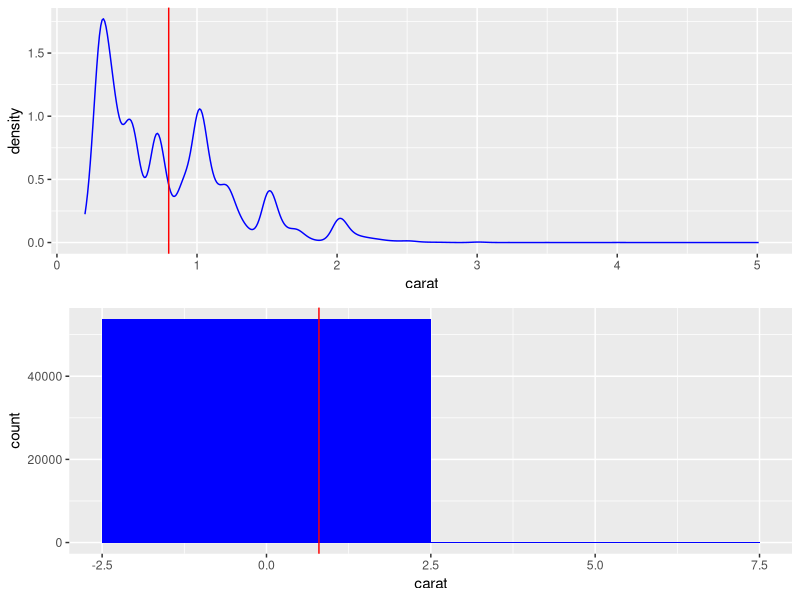
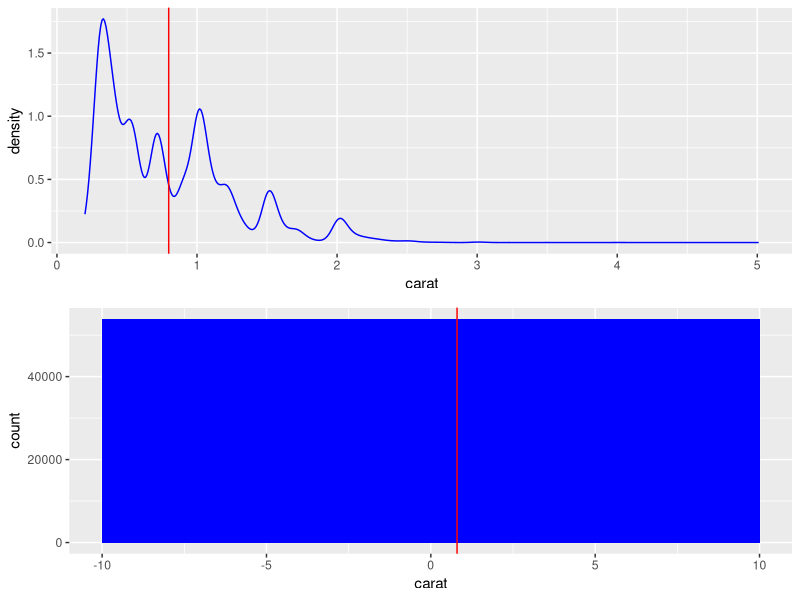
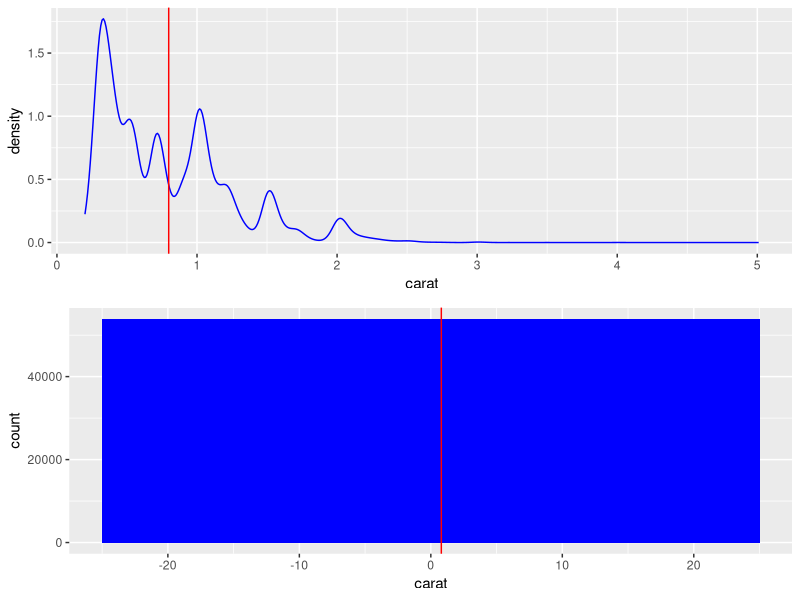
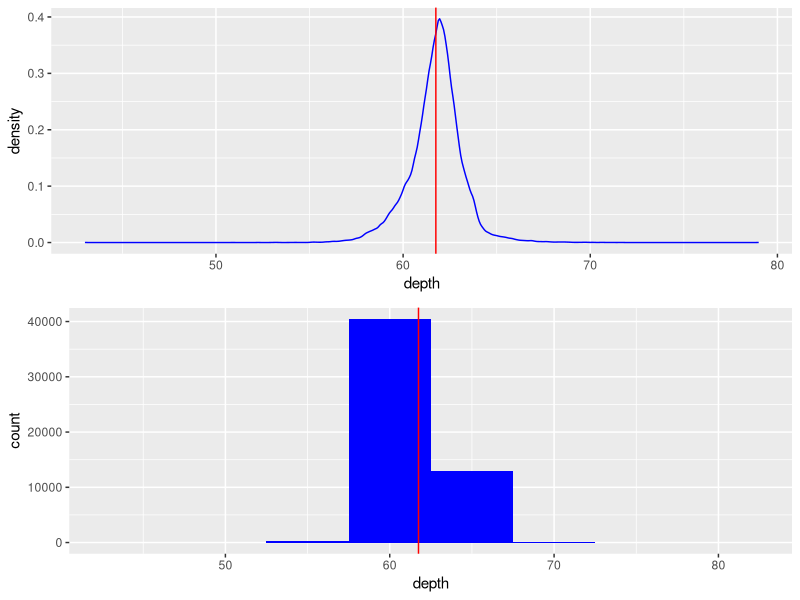
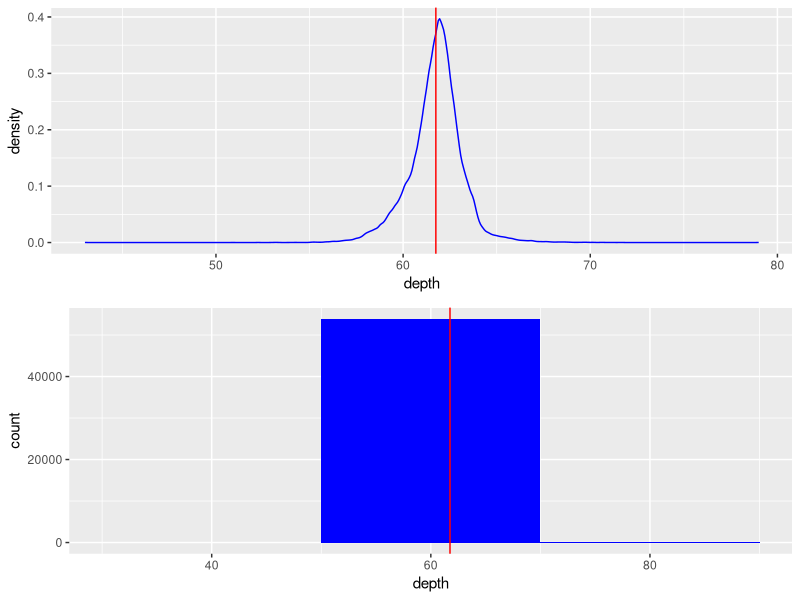
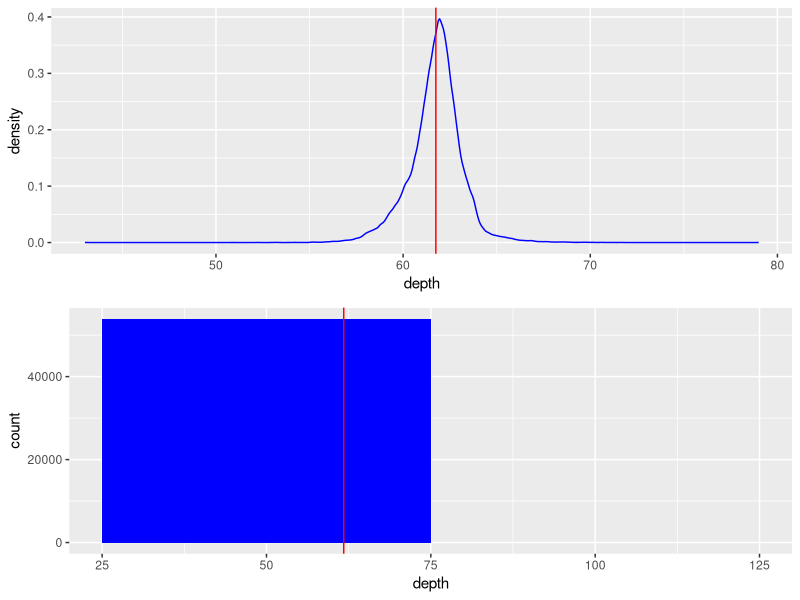
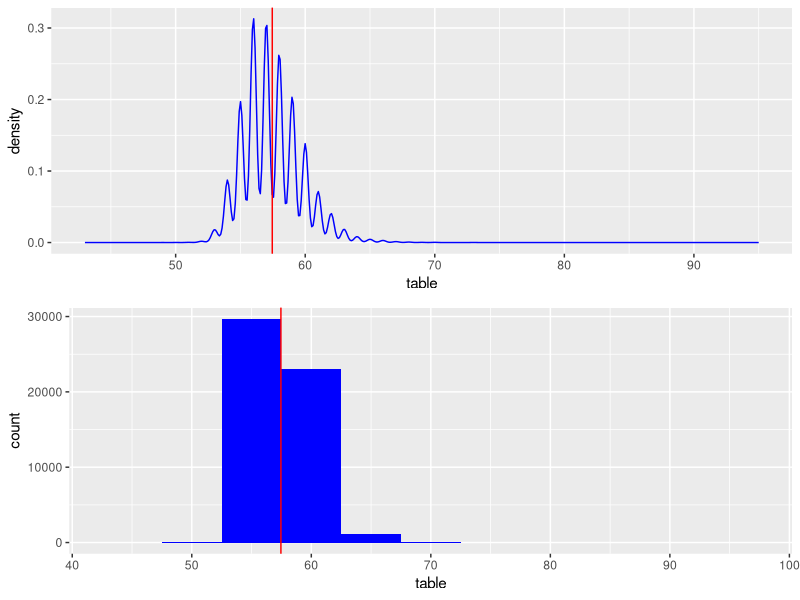
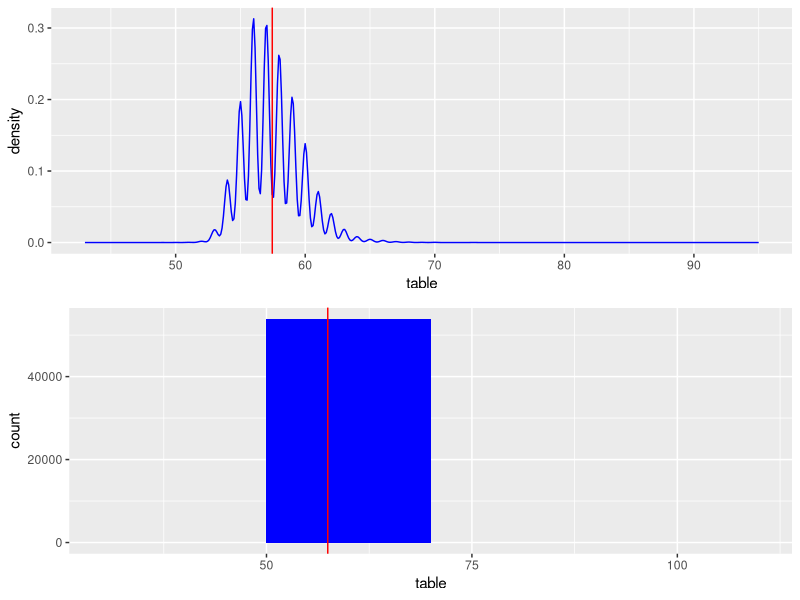

The R source for these figures, in order: (Note: this script raises an error after producing the figures.)
## ---- chunk 1
require(ggplot2)
require(grid)
require(gridExtra)
## ---- chunk 2
explore <- function(data_frame,bin_size,threshold)
  {
data_num=data_frame[sapply(data_frame, is.numeric)]
data_fac=data_frame[sapply(data_frame,is.factor)]
data_log=data_frame[sapply(data_frame,is.logical)]
data_cat=data.frame(data_fac,data_log)



N=colnames(data_num)
for (i in seq_along(N))
  { 
  for (j in seq_along(bin_size))
    {
p1=ggplot(data_num,aes_string(x=N[i]))+geom_density(color="blue")+geom_vline(xintercept=sum(data_num[i])/length(rownames(data_frame)),color="red")
                                                                             p2=ggplot(data_num,aes_string(x=N[i]))+geom_histogram(fill="blue",binwidth=bin_size[j])+geom_vline(xintercept=sum(data_num[i])/length(rownames(data_frame)), color="red")
grid.arrange(p1,p2)
    }
  }

M=names(data_cat)
for (i in seq_along(M))
  { 
p=ggplot(data_cat, aes_string(x=M[i]))+geom_bar(fill="gray")
print(p)
  }

square=0
for (i in 1:(length(data_num)-1))
  {
  for (j in (i+1):length(data_num))
    {
    square <- c(square, 
    summary(lm(data_num[[i]]~data_num[[j]]))$r.squared)
    }
  }
square <- square[-1]
square
  
a <- table(data_cat)
b <- summary(data_num)
string=''
for (i in 1:(length(data_num)-1))
  {
  string <- c(string, c(paste(colnames(data_num[i]),colnames(data_num[(i+1):length(data_num)]),sep='-')))
  }
string <-string[-1]
square=0
for (i in 1:(length(data_num)-1))
  {
  for (j in (i+1):length(data_num))
    {
    square <- c(square, 
    summary(lm(data_num[[i]]~data_num[[j]]))$r.squared)
    }
  }
square <- square[-1]
rsquare<-data.frame(string, square)

select=0
for (k in 1:length(square))
  {
  if (abs(square[k]>0.25)) select <- c(select, k)
  }
select <-select[-1]
greater <-rsquare[select,]

Rlist <-list(a,b,rsquare,greater)
Rlist
 }
## ---- chunk 3
data=diamonds
data1=data.frame(1:53920,mtcars$vs)
equi1=c(0,0,1,1,0,1,0,1,1,1,1,0,0,0,0,0,0,1,1,1)
equi=append(data1[[2]],equi1)
equi=as.logical(equi)
diamonds1=data.frame(data,equi)
## ---- chunk 4
explore(data_frame=diamonds1,bin_size = c(5,20,50),threshold = 0.25)
## ---- chunk 5
explore(data_frame=mtcars,bin_size = c(5,20,50),threshold = 0.25)
